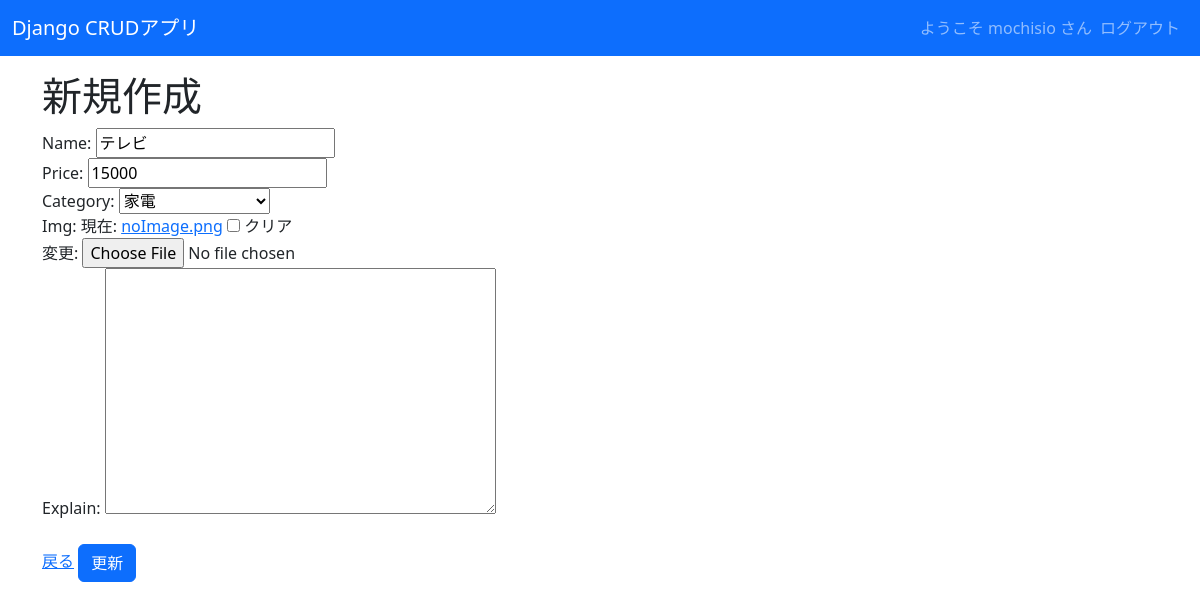
Page /crud/edit/4 (signed in) on the committed database.
### crud/models.py (models this page shows, shortened)
class Product(models.Model):
    name = models.CharField(max_length=200)
    price = models.PositiveIntegerField()
    category = models.ForeignKey(Category, on_delete=models.CASCADE)
    img = models.ImageField(blank=True, default='noImage.png')
    explain =models.TextField(blank=True,null=True)

class Category(models.Model):
    name =models.CharField(max_length=200)
    def __str__(self):
         return self.name

### crud/views.py (the view)
# urls.py: path('crud/edit/<int:pk>', views.ProductUpdateView.as_view(), name="edit"),
class ProductUpdateView(LoginRequiredMixin,UpdateView):
     model = Product
     fields = '__all__'
     template_name_suffix = '_update_form'

### crud/templates/crud/product_update_form.html (shortened to what this page needs)
{% extends "base.html" %}
{% load bootstrap %}
{% block content %}
<h1>新規作成</h1>
<form method="post" enctype="multipart/form-data">
    {{ form|bootstrap }}
    <br>
    <a href="{% url 'list' %}">戻る</a>
    <input type="submit" class="btn btn-primary" value="更新">
</form>
{% endblock %}

### crud/templates/base.html (shortened to what this page needs)
<!DOCTYPE html>
<html lang="ja">
<head>
    <link href="https://cdn.jsdelivr.net/npm/bootstrap@5.3.0-alpha3/dist/css/bootstrap.min.css" rel="stylesheet">
</head>
<body>
    <nav class="navbar navbar-expand-lg navbar-dark bg-primary" style="margin-bottom: 1rem;">
        <div class="container-fluid">
            <a class="navbar-brand" href="{% url 'list' %}">Django CRUDアプリ</a>
            <div class="collapse navbar-collapse" id="navbarNav">
                <ul class="navbar-nav ms-auto">
                    {% if request.user.is_authenticated %}
                    <span class="navbar-text">
                        ようこそ {{ user.get_username }} さん
                    </span>
                    <li class="nav-item">
                        <form action="{% url 'logout' %}" method="post">
                            <input class="nav-link" type="submit" value="ログアウト">
                        </form>
                    </li>
                    {% else %}
                    <li class="nav-item">
                        <a class="nav-link" href="{% url 'login' %}">ログイン</a>
                    </li>
                    {% endif %}
                </ul>
            </div>
        </div>
    </nav>
    <div class="container">
        {% block content %}{% endblock %}
    </div>
</body>
</html>

### rows in the picture
Product: name "テレビ", price "15000", category "家電"

### other values in the picture
{{ user.get_username }} "mochisio"
